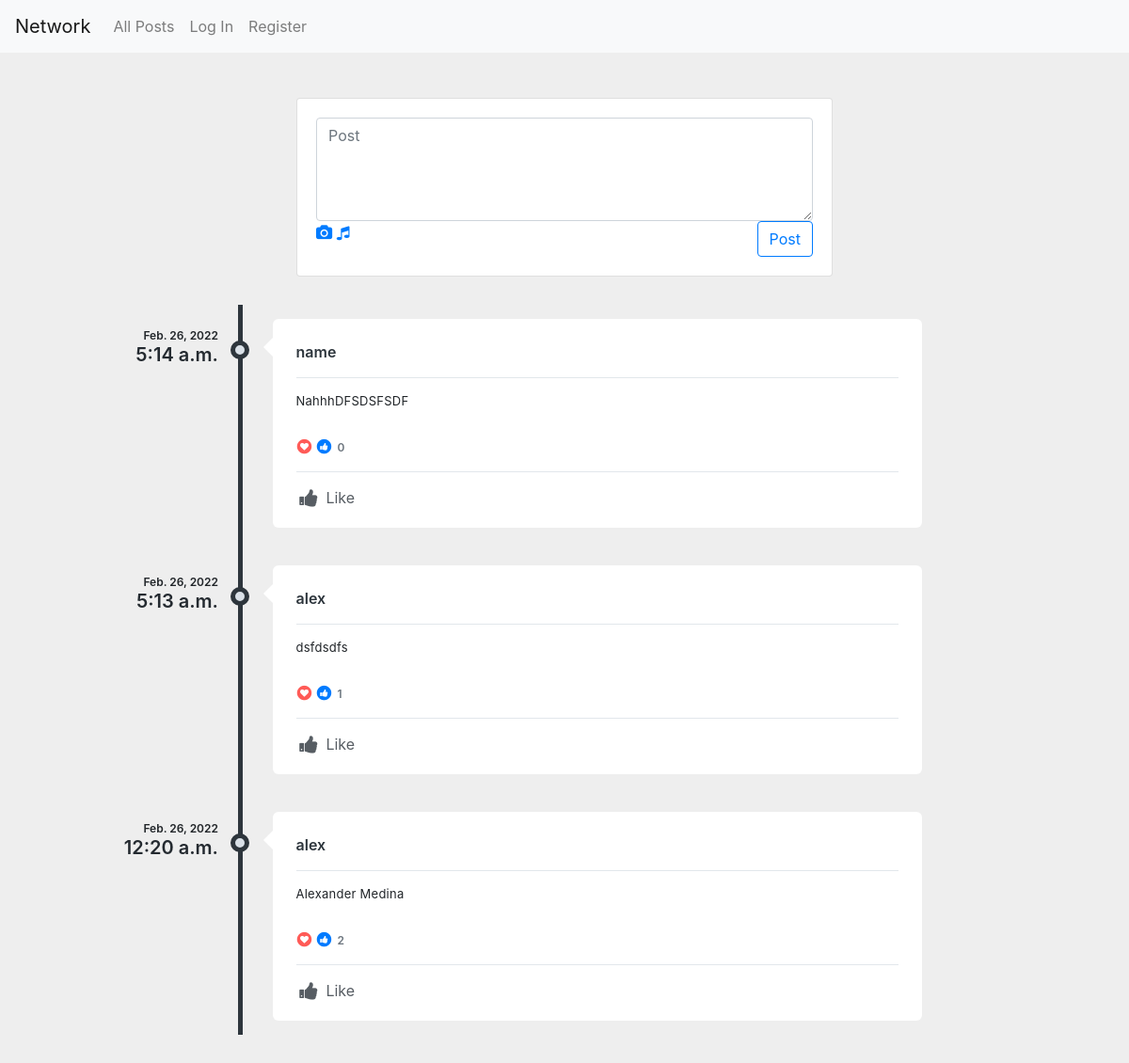
Before: / with the older database file.
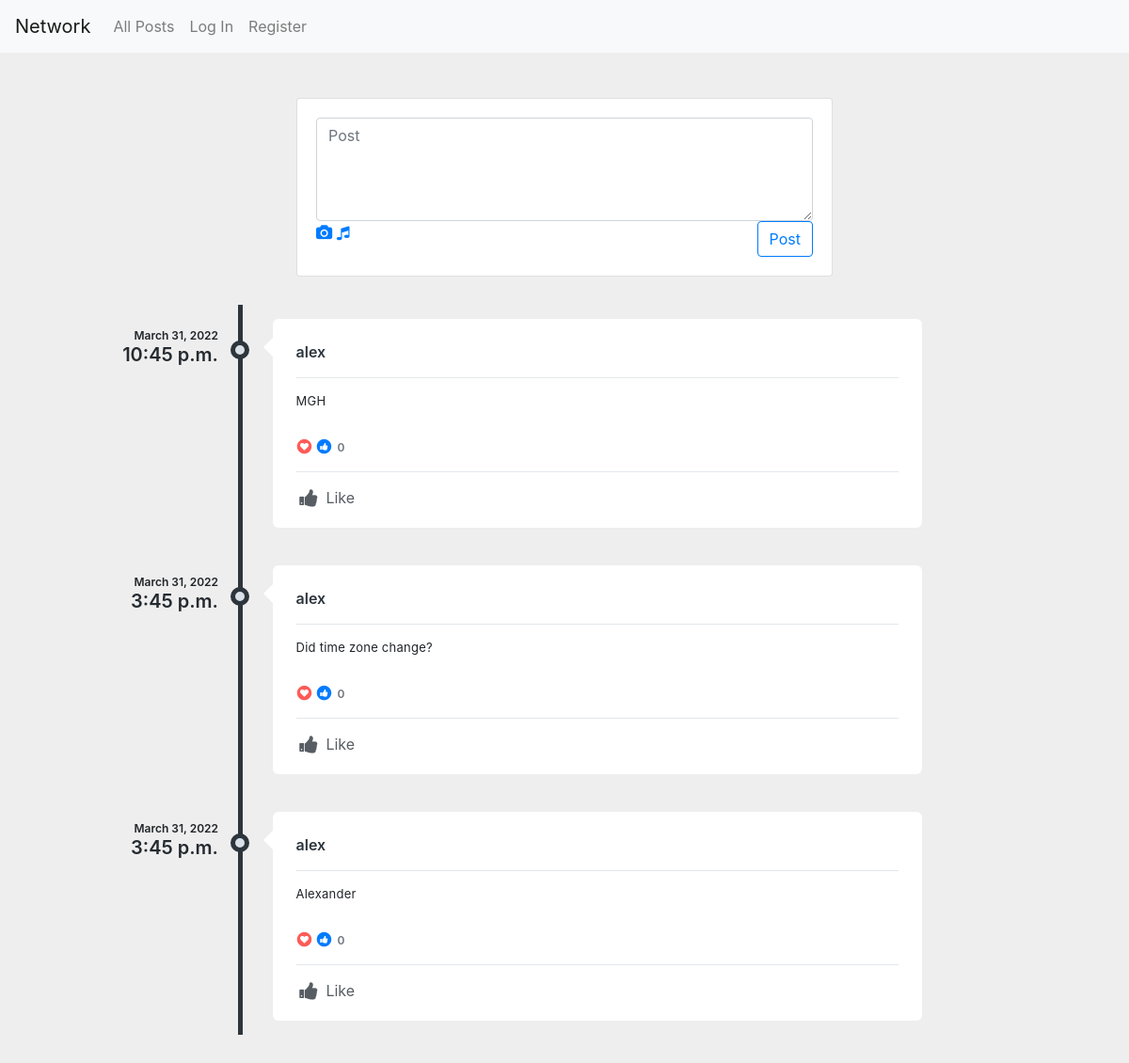
After: the same page with the newer database file.
### network/models.py (models this page shows, shortened)
class Posts(models.Model):
    person = models.ForeignKey(User, on_delete=models.CASCADE)
    post = models.CharField(max_length=280)
    timestamp = models.DateTimeField(auto_now_add=True)
    likes = models.ManyToManyField(User, related_name= 'likes')
    def likes_as_flat_user_id_list(self):
        return self.likes.values_list('id', flat=True)

class User(AbstractUser):
    pass

### network/views.py (the view)
# urls.py: path("", views.index, name="index"),
def index(request):
    get = Posts.objects.all().order_by('-id')
    paginator = Paginator(get, 10)
    page_number = request.GET.get('page')
    page_obj = paginator.get_page(page_number)
    return render(request, "network/index.html", {"page_obj": page_obj})

### network/templates/network/index.html (shortened to what this page needs)
{% extends "network/layout.html" %}
{% load static %}
{% block body %}
 <div class="col-lg-7 col-xl-6 mx-auto mt-5">
                <div class="card card-white grid-margin">
                    <div class="card-body">
                        <div class="post">
                            <form action="{% url 'posts' %}" method="post">
                            <textarea id ="text" name="text" class="form-control" placeholder="Post" rows="4"></textarea>
                            <div class="post-options">
                                <a href="#"><i class="fa fa-camera"></i></a>
                                <a href="#"><i class="fa fa-music"></i></a>
                                <button class="btn btn-outline-primary float-right">Post</button>
                            </div>
                            </form>
                        </div>
                    </div>
                </div>
   </div>
               <div class="profile-content">
               <div class="tab-content p-0">
                  <div class="tab-pane fade active show" id="profile-post">
                     <ul class="timeline">
                         {% for post in page_obj %}
                        <li>
                           <div class="timeline-time">
                              <span class="date">{{post.timestamp.date}}</span>
                              <span class="time">{{post.timestamp.time}}</span>
                           </div>
                           <div class="timeline-icon">
                              <a href="javascript:;">&nbsp;</a>
                           </div>
                           <div class="timeline-body">
                              <div class="timeline-header">
                                 <span class="username"><a href="{% url 'username' post.person %}">{{post.person}}</a> <small></small></span>
                              </div>
                              <div class="timeline-content">
                                 <p data-id= "{{post.pk}}">
                                   {{post.post}}
                                 </p>
                              </div>
                              <div class="timeline-likes">
                                 <div class="stats">
                                    <span class="fa-stack fa-fw stats-icon">
                                    <i class="fa fa-circle fa-stack-2x text-danger"></i>
                                    <i class="fa fa-heart fa-stack-1x fa-inverse t-plus-1"></i>
                                    </span>
                                    <span class="fa-stack fa-fw stats-icon">
                                    <i class="fa fa-circle fa-stack-2x text-primary"></i>
                                    <i class="fa fa-thumbs-up fa-stack-1x fa-inverse"></i>
                                    </span>
                                    <span data-id= "{{post.pk}}6" class="stats-total">{{post.likes.count }} </span>
                                 </div>
                              </div>
                              <div class="timeline-footer">
                                 {% if request.user.id in post.likes_as_flat_user_id_list %}
                                 <a href="javascript:;" onclick="updatelike('{{post.pk}}')" data-id="{{post.pk}}7" class="alreadyliked m-r-15 text-inverse-lighter"><i class="fa fa-thumbs-up fa-fw fa-lg m-r-3"></i> Like</a>
                                 {% else %}
                                 <a href="javascript:;" onclick="updatelike('{{post.pk}}')" data-id="{{post.pk}}7" class="m-r-15 text-inverse-lighter"><i class="fa fa-thumbs-up fa-fw fa-lg m-r-3"></i> Like</a>
                                 {% endif %}
                              </div>
                           </div>
                           </li>
                           {% endfor%}
                        </ul>
{% endblock %}

Changed rows visible on the page:
removed Posts: timestamp "Feb. 26, 2022", timestamp.time "5:14 a.m.", person "name", post "NahhhDFSDSFSDF", likes.count "0"
removed Posts: timestamp "Feb. 26, 2022", timestamp.time "5:13 a.m.", person "alex", post "dsfdsdfs", likes.count "1"
removed Posts: timestamp "Feb. 26, 2022", timestamp.time "12:20 a.m.", person "alex", post "Alexander Medina", likes.count "2"
added Posts: timestamp "March 31, 2022", timestamp.time "10:45 p.m.", person "alex", post "MGH", likes.count "0"
added Posts: timestamp "March 31, 2022", timestamp.time "3:45 p.m.", person "alex", post "Did time zone change?", likes.count "0"
added Posts: timestamp "March 31, 2022", timestamp.time "3:45 p.m.", person "alex", post "Alexander", likes.count "0"
